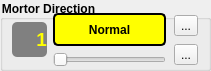
     <widget class="QGroupBox" name="motor">
      <property name="geometry">
       <rect>
        <x>470</x>
        <y>40</y>
        <width>211</width>
        <height>71</height>
       </rect>
      </property>
      <property name="font">
       <font>
        <weight>75</weight>
        <bold>true</bold>
       </font>
      </property>
      <property name="styleSheet">
       <string notr="true">QGroupBox{
	font-weight: bold;
}</string>
      </property>
      <property name="title">
       <string>Mortor Direction</string>
      </property>
      <widget class="QWidget" name="layoutWidget_44">
       <property name="geometry">
        <rect>
         <x>10</x>
         <y>13</y>
         <width>191</width>
         <height>54</height>
        </rect>
       </property>
       <layout class="QHBoxLayout" name="horizontalLayout_49">
        <item>
         <layout class="QHBoxLayout" name="horizontalLayout_motor">
          <item>
           <widget class="QLabel" name="label_motorValue">
            <property name="minimumSize">
             <size>
              <width>35</width>
              <height>35</height>
             </size>
            </property>
            <property name="maximumSize">
             <size>
              <width>35</width>
              <height>35</height>
             </size>
            </property>
            <property name="font">
             <font>
              <pointsize>14</pointsize>
              <weight>75</weight>
              <bold>true</bold>
             </font>
            </property>
            <property name="styleSheet">
             <string notr="true">QLabel{
	color: yellow;
	font-weight: bold;
	background-color: gray;
	border-radius: 5px;
}</string>
            </property>
            <property name="text">
             <string>1</string>
            </property>
            <property name="alignment">
             <set>Qt::AlignRight|Qt::AlignTrailing|Qt::AlignVCenter</set>
            </property>
           </widget>
          </item>
          <item>
           <layout class="QVBoxLayout" name="verticalLayout_72">
            <item>
             <widget class="QLabel" name="label_motorTitle">
              <property name="minimumSize">
               <size>
                <width>113</width>
                <height>0</height>
               </size>
              </property>
              <property name="maximumSize">
               <size>
                <width>113</width>
                <height>16777215</height>
               </size>
              </property>
              <property name="styleSheet">
               <string notr="true">QLabel{
	background-color: yellow;
	font-weight: bold;
	border: 2px solid black;
	border-radius: 5px;
}</string>
              </property>
              <property name="text">
               <string>Normal</string>
              </property>
              <property name="alignment">
               <set>Qt::AlignCenter</set>
              </property>
             </widget>
            </item>
            <item>
             <widget class="QSlider" name="slide_motor">
              <property name="minimumSize">
               <size>
                <width>113</width>
                <height>0</height>
               </size>
              </property>
              <property name="maximumSize">
               <size>
                <width>113</width>
                <height>16777215</height>
               </size>
              </property>
              <property name="minimum">
               <number>1</number>
              </property>
              <property name="maximum">
               <number>2</number>
              </property>
              <property name="orientation">
               <enum>Qt::Horizontal</enum>
              </property>
             </widget>
            </item>
           </layout>
          </item>
         </layout>
        </item>
        <item>
         <layout class="QVBoxLayout" name="verticalLayout_63">
          <item>
           <widget class="QToolButton" name="undo_motor">
            <property name="text">
             <string>...</string>
            </property>
            <property name="icon">
             <iconset resource="../terminal.qrc">
              <normaloff>:/images/Undo-icon.png</normaloff>:/images/Undo-icon.png</iconset>
            </property>
           </widget>
          </item>
          <item>
           <widget class="QToolButton" name="default_motor">
            <property name="text">
             <string>...</string>
            </property>
            <property name="icon">
             <iconset resource="../terminal.qrc">
              <normaloff>:/images/default.png</normaloff>:/images/default.png</iconset>
            </property>
           </widget>
          </item>
         </layout>
        </item>
       </layout>
      </widget>
     </widget>
